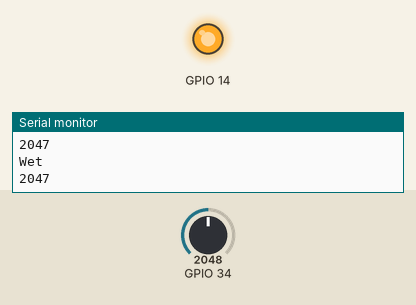
This sketch was run on a simulated ESP32. On the bench: output pins drawn as LEDs (lit = HIGH), the last lines printed to the serial monitor. The test bench sets the inputs (shaded band); at power-on: GPIO 34 = 2048.

Above: at 1.8 s.
1.9 s: GPIO 34 set to 3032
3.4 s: GPIO 34 set to 3152
At 4.3 s:
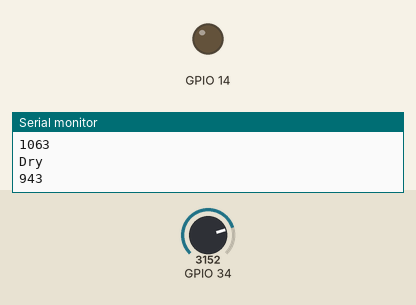
5.5 s: GPIO 34 set to 2866
At 7.0 s:
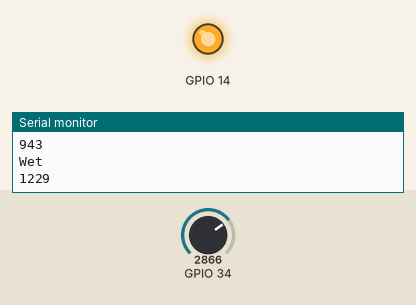
7.5 s: GPIO 34 set to 3603
At 8.6 s:
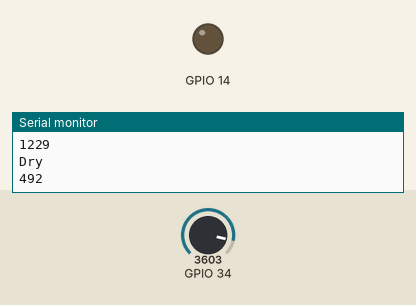
Timing chart, 0 to 10.5 s (numbered marks = the images above; inputs shaded):
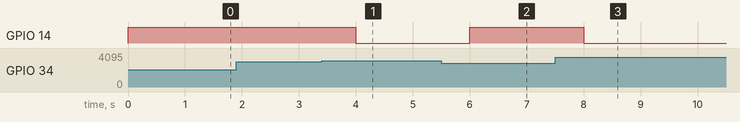

Measured:
- the behaviour switches between 3095 and 3096 on GPIO 34 (found by bisection; images 0 and 1)
- after the input at 3.4 s, GPIO 14: HIGH → LOW after 0.60 s
- after the input at 5.5 s, GPIO 14: LOW → HIGH after 0.50 s
- after the input at 7.5 s, GPIO 14: HIGH → LOW after 0.50 s

The sketch:

SoilmoistureWith_LED.ino
```cpp
void setup() {
  // put your setup code here, to run once:
Serial.begin(115200);
pinMode(14,OUTPUT);
}

void loop() {
  // put your main code here, to run repeatedly:
int SoilMoisture;
SoilMoisture = 4095- analogRead(34);
if (SoilMoisture < 1000)
{
  Serial.println("Dry");
  digitalWrite(14,LOW);
  }
else
{
  Serial.println("Wet");
  digitalWrite(14,HIGH);
}

Serial.println(SoilMoisture);
delay(1000);
}
```
